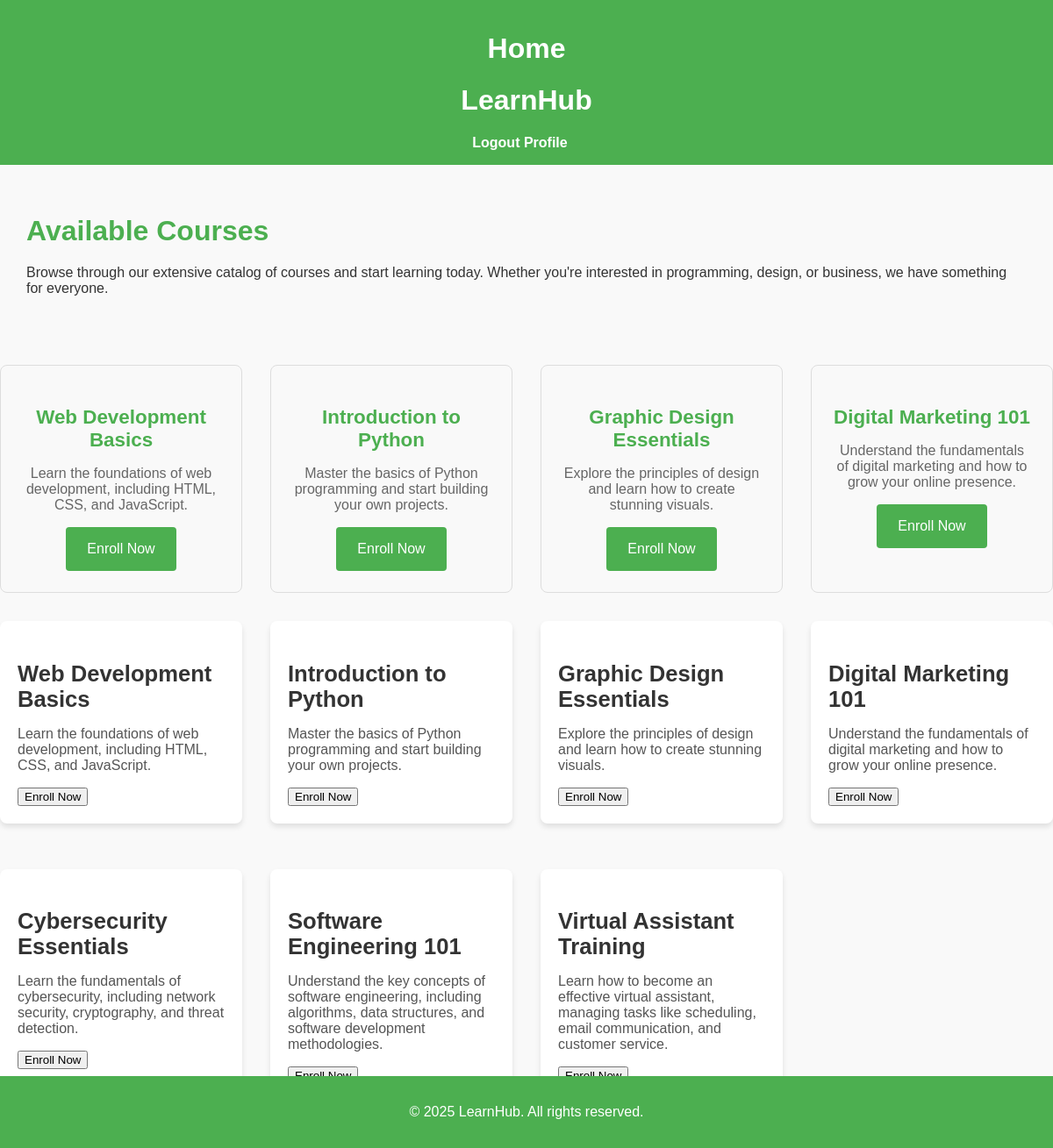
Screenshot of /courses.php (signed in) with the database file from the repository.
### tables this page shows
CREATE TABLE `courses` (
  `id` int(11) NOT NULL,
  `title` varchar(100) NOT NULL,
  `description` text,
  `instructor_id` int(11) DEFAULT NULL,
  `created_at` timestamp NOT NULL DEFAULT CURRENT_TIMESTAMP
);

### courses.php (the view, shortened to what this page needs)
<?php
include('db.php');
$query = "SELECT * FROM courses";
$result = mysqli_query($conn, $query);
?>
<!DOCTYPE html>
<html lang="en">
<head>
</head>
<body>
    <header>
        <div class="navbar">
            <div class="logo">
                <h1><a href="index.php">Home</a></h1>
                <h1><a href="#">LearnHub</a></h1>
            </div>
            <div class="logout">
            <a href="logout.php" style="color: white; text-decoration: none; font-weight: bold;">Logout</a>
            <a href="profile.php" style="color: white; text-decoration: none; font-weight: bold; margin-right: 15px;">Profile</a>
        </div>
        </div>
    </header>
    <main>
        <section class="available-courses">
            <h2>Available Courses</h2>
            <p>Browse through our extensive catalog of courses and start learning today. Whether you're interested in programming, design, or business, we have something for everyone.</p>
        </section>
        <section class="courses-list">
            <div class="course-card">
                <h3>Web Development Basics</h3>
                <p>Learn the foundations of web development, including HTML, CSS, and JavaScript.</p>
                <button onclick="enroll('web-development')">Enroll Now</button>
            </div>
            <div class="course-card">
                <h3>Introduction to Python</h3>
                <p>Master the basics of Python programming and start building your own projects.</p>
                <button onclick="enroll('python')">Enroll Now</button>
            </div>
            <div class="course-card">
                <h3>Graphic Design Essentials</h3>
                <p>Explore the principles of design and learn how to create stunning visuals.</p>
                <button onclick="enroll('graphic-design')">Enroll Now</button>
            </div>
            <div class="course-card">
                <h3>Digital Marketing 101</h3>
                <p>Understand the fundamentals of digital marketing and how to grow your online presence.</p>
                <button onclick="enroll('digital-marketing')">Enroll Now</button>
            </div>
            <?php while ($course = mysqli_fetch_assoc($result)): ?>
                <div class="course-item">
                    <h3><?php echo htmlspecialchars($course['title']); ?></h3>
                    <p><?php echo nl2br(htmlspecialchars($course['description'])); ?></p>
                    <form action="process_enrollment.php" method="POST">
                        <button type="submit" name="enroll">Enroll Now</button>
                    </form>
                </div>
            <?php endwhile; ?>
        </section>
    </main>
    <footer>
        <p>&copy; 2025 LearnHub. All rights reserved.</p>
    </footer>
</body>
</html>

### courses.php (style rules this page uses)
body { margin: 0; font-family: Arial, sans-serif; background-color: #f9f9f9; color: #333; }
header { background-color: #4CAF50; padding: 1em 0; text-align: center; color: white; }
header .navbar .logo h1 a { color: white; text-decoration: none; }
footer { text-align: center; padding: 1em 0; background-color: #4CAF50; color: white; position: fixed; bottom: 0; width: 100%; }
.available-courses { padding: 30px; max-width: 1200px; margin: 0 auto; }
.available-courses h2 { font-size: 2em; margin-bottom: 20px; color: #4CAF50; }
.course-item { background-color: white; padding: 20px; margin-bottom: 20px; border-radius: 8px; box-shadow: 0 4px 6px rgba(0, 0, 0, 0.1); transition: transform 0.3s ease; }
.course-item h3 { font-size: 1.6em; color: #333; margin-bottom: 10px; }
.course-item p { font-size: 1em; color: #555; }
.courses-list { display: grid; grid-template-columns: repeat(auto-fit, minmax(250px, 1fr)); gap: 2rem; margin: 0; padding: 2rem 0; }
.course-card { background: #f9f9f9; border: 1px solid #ddd; border-radius: 8px; padding: 1.5rem; text-align: center; transition: box-shadow 0.3s ease-in-out; }
.course-card h3 { color: #4CAF50; font-size: 1.4rem; margin-bottom: 1rem; }
.course-card p { font-size: 1rem; color: #666; margin-bottom: 1rem; }
.course-card button { background: #4CAF50; color: white; border: none; padding: 1rem 1.5rem; border-radius: 4px; font-size: 1rem; cursor: pointer; transition: background 0.3s ease-in-out; }

### rows the page displays
courses: title "Web Development Basics", description "Learn the foundations of web development, including HTML, CSS, and JavaScript."
courses: title "Introduction to Python", description "Master the basics of Python programming and start building your own projects."
courses: title "Graphic Design Essentials", description "Explore the principles of design and learn how to create stunning visuals."
courses: title "Digital Marketing 101", description "Understand the fundamentals of digital marketing and how to grow your online presence."
courses: title "Cybersecurity Essentials", description "Learn the fundamentals of cybersecurity, including network security, cryptography, and threat detection."
courses: title "Software Engineering 101", description "Understand the key concepts of software engineering, including algorithms, data structures, and software development methodologies."
courses: title "Virtual Assistant Training", description "Learn how to become an effective virtual assistant, managing tasks like scheduling, email communication, and customer service."
